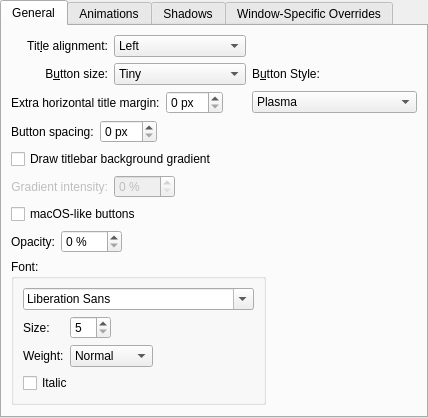
<?xml version="1.0" encoding="UTF-8"?>
<ui version="4.0">
 <class>BreezeConfigurationUI</class>
 <widget class="QWidget" name="BreezeConfigurationUI">
  <property name="geometry">
   <rect>
    <x>0</x>
    <y>0</y>
    <width>428</width>
    <height>418</height>
   </rect>
  </property>
  <layout class="QVBoxLayout" name="verticalLayout">
   <property name="margin">
    <number>0</number>
   </property>
   <item>
    <widget class="QTabWidget" name="tabWidget">
     <property name="currentIndex">
      <number>0</number>
     </property>
     <widget class="QWidget" name="tab">
      <attribute name="title">
       <string>General</string>
      </attribute>
      <layout class="QGridLayout" name="gridLayout_4">
       <item row="0" column="0">
        <widget class="QLabel" name="label_3">
         <property name="text">
          <string>Tit&amp;le alignment:</string>
         </property>
         <property name="alignment">
          <set>Qt::AlignRight|Qt::AlignTrailing|Qt::AlignVCenter</set>
         </property>
         <property name="buddy">
          <cstring>titleAlignment</cstring>
         </property>
        </widget>
       </item>
       <item row="0" column="1">
        <widget class="QComboBox" name="titleAlignment">
         <item>
          <property name="text">
           <string>Left</string>
          </property>
         </item>
         <item>
          <property name="text">
           <string>Center</string>
          </property>
         </item>
         <item>
          <property name="text">
           <string>Center (Full Width)</string>
          </property>
         </item>
         <item>
          <property name="text">
           <string>Right</string>
          </property>
         </item>
        </widget>
       </item>
       <item row="0" column="2">
        <spacer name="horizontalSpacer">
         <property name="orientation">
          <enum>Qt::Horizontal</enum>
         </property>
         <property name="sizeHint" stdset="0">
          <size>
           <width>40</width>
           <height>20</height>
          </size>
         </property>
        </spacer>
       </item>
       <item row="1" column="0">
        <widget class="QLabel" name="label_4">
         <property name="text">
          <string>B&amp;utton size:</string>
         </property>
         <property name="alignment">
          <set>Qt::AlignRight|Qt::AlignTrailing|Qt::AlignVCenter</set>
         </property>
         <property name="buddy">
          <cstring>buttonSize</cstring>
         </property>
        </widget>
       </item>
       <item row="1" column="1">
        <widget class="QComboBox" name="buttonSize">
         <item>
          <property name="text">
           <string>Tiny</string>
          </property>
         </item>
         <item>
          <property name="text">
           <string comment="@item:inlistbox Button size:">Small</string>
          </property>
         </item>
         <item>
          <property name="text">
           <string comment="@item:inlistbox Button size:">Medium</string>
          </property>
         </item>
         <item>
          <property name="text">
           <string comment="@item:inlistbox Button size:">Large</string>
          </property>
         </item>
         <item>
          <property name="text">
           <string comment="@item:inlistbox Button size:">Very Large</string>
          </property>
         </item>
        </widget>
       </item>
       <item row="1" column="2">
        <widget class="QLabel" name="label_4">
         <property name="text">
          <string>B&amp;utton Style:</string>
         </property>
         <property name="buddy">
          <cstring>buttonStyle</cstring>
         </property>
        </widget>
       </item>
       <item row="2" column="2">
        <widget class="QComboBox" name="buttonStyle">
         <item>
          <property name="text">
           <string>Plasma</string>
          </property>
         </item>
         <item>
          <property name="text">
           <string>MacOSX</string>
          </property>
         </item>
         <item>
          <property name="text">
           <string>macOS Sierra</string>
          </property>
         </item>
         <item>
          <property name="text">
           <string>Aqua</string>
          </property>
         </item>
        </widget>
       </item>
       <item row="2" column="0" colspan="3">
        <layout class="QHBoxLayout" name="horizontalLayout">
         <item>
          <widget class="QLabel" name="titleMarginLabel">
           <property name="text">
            <string>Extra horizontal title margin:</string>
           </property>
          </widget>
         </item>
         <item>
          <widget class="QSpinBox" name="titleMarginSpinBox">
           <property name="suffix">
            <string> px</string>
           </property>
          </widget>
         </item>
         <item>
          <spacer name="horizontalSpacer_8">
           <property name="orientation">
            <enum>Qt::Horizontal</enum>
           </property>
           <property name="sizeHint" stdset="0">
            <size>
             <width>40</width>
             <height>20</height>
            </size>
           </property>
          </spacer>
         </item>
        </layout>
       </item>
       <item row="3" column="0" colspan="3">
        <layout class="QHBoxLayout" name="horizontalLayout_2">
         <item>
          <widget class="QLabel" name="btnSpacingLabel">
           <property name="text">
            <string>Button spacing:</string>
           </property>
          </widget>
         </item>
         <item>
          <widget class="QSpinBox" name="btnSpacingSpinBox">
           <property name="suffix">
            <string> px</string>
           </property>
           <property name="prefix">
            <string/>
           </property>
          </widget>
         </item>
         <item>
          <spacer name="horizontalSpacer_7">
           <property name="orientation">
            <enum>Qt::Horizontal</enum>
           </property>
           <property name="sizeHint" stdset="0">
            <size>
             <width>40</width>
             <height>20</height>
            </size>
           </property>
          </spacer>
         </item>
        </layout>
       </item>
       <item row="4" column="0" colspan="3">
        <widget class="QCheckBox" name="drawBackgroundGradient">
         <property name="text">
          <string>Draw titlebar background gradient</string>
         </property>
        </widget>
       </item>
       <item row="5" column="0">
        <widget class="QLabel" name="label_7">
         <property name="enabled">
          <bool>false</bool>
         </property>
         <property name="text">
          <string>Gradient intensity:</string>
         </property>
         <property name="alignment">
          <set>Qt::AlignRight|Qt::AlignTrailing|Qt::AlignVCenter</set>
         </property>
        </widget>
       </item>
       <item row="5" column="1" alignment="Qt::AlignLeft">
        <widget class="QSpinBox" name="gradientSpinBox">
         <property name="enabled">
          <bool>false</bool>
         </property>
         <property name="suffix">
          <string> %</string>
         </property>
         <property name="maximum">
          <number>100</number>
         </property>
        </widget>
       </item>
       <item row="6" column="0" colspan="3">
        <widget class="QCheckBox" name="macOSButtons">
         <property name="text">
          <string>macOS-like buttons</string>
         </property>
        </widget>
       </item>
       <item row="7" column="0" colspan="3">
        <layout class="QGridLayout" name="gridLayout_2" columnstretch="0,0,0,1">
         <item row="0" column="0">
          <widget class="QLabel" name="label_6">
           <property name="text">
            <string>Opacity:</string>
           </property>
          </widget>
         </item>
         <item row="0" column="1">
          <widget class="QSpinBox" name="opacitySpinBox">
           <property name="suffix">
            <string> %</string>
           </property>
           <property name="maximum">
            <number>100</number>
           </property>
          </widget>
         </item>
         <item row="0" column="2">
          <spacer name="horizontalSpacer_6">
           <property name="orientation">
            <enum>Qt::Horizontal</enum>
           </property>
           <property name="sizeHint" stdset="0">
            <size>
             <width>5</width>
             <height>5</height>
            </size>
           </property>
          </spacer>
         </item>
         <item row="1" column="0" colspan="3">
          <widget class="QGroupBox" name="groupBox">
           <property name="title">
            <string>Font:</string>
           </property>
           <layout class="QGridLayout" name="gridLayout_3">
            <item row="0" column="0" colspan="5">
             <widget class="QFontComboBox" name="fontComboBox"/>
            </item>
            <item row="1" column="1" alignment="Qt::AlignLeft">
             <widget class="QSpinBox" name="fontSizeSpinBox">
              <property name="minimum">
               <number>5</number>
              </property>
              <property name="maximum">
               <number>50</number>
              </property>
             </widget>
            </item>
            <item row="1" column="0">
             <widget class="QLabel" name="label_9">
              <property name="text">
               <string>Size:</string>
              </property>
             </widget>
            </item>
            <item row="1" column="4">
             <spacer name="horizontalSpacer_3">
              <property name="orientation">
               <enum>Qt::Horizontal</enum>
              </property>
              <property name="sizeHint" stdset="0">
               <size>
                <width>5</width>
                <height>5</height>
               </size>
              </property>
             </spacer>
            </item>
            <item row="2" column="0">
             <widget class="QLabel" name="label_8">
              <property name="text">
               <string>Weight:</string>
              </property>
             </widget>
            </item>
            <item row="2" column="1">
             <widget class="QComboBox" name="weightComboBox">
              <property name="currentIndex">
               <number>0</number>
              </property>
              <item>
               <property name="text">
                <string>Normal</string>
               </property>
              </item>
              <item>
               <property name="text">
                <string>Medium</string>
               </property>
              </item>
              <item>
               <property name="text">
                <string>DemiBold</string>
               </property>
              </item>
              <item>
               <property name="text">
                <string>Bold</string>
               </property>
              </item>
              <item>
               <property name="text">
                <string>ExtraBold</string>
               </property>
              </item>
              <item>
               <property name="text">
                <string>Black</string>
               </property>
              </item>
             </widget>
            </item>
            <item row="3" column="0" colspan="2">
             <widget class="QCheckBox" name="italicCheckBox">
              <property name="text">
               <string>Italic</string>
              </property>
             </widget>
            </item>
           </layout>
          </widget>
         </item>
         <item row="1" column="3">
          <spacer name="horizontalSpacer_2">
           <property name="orientation">
            <enum>Qt::Horizontal</enum>
           </property>
           <property name="sizeHint" stdset="0">
            <size>
             <width>5</width>
             <height>5</height>
            </size>
           </property>
          </spacer>
         </item>
        </layout>
       </item>
       <item row="8" column="0" colspan="3">
        <spacer name="verticalSpacer">
         <property name="orientation">
          <enum>Qt::Vertical</enum>
         </property>
         <property name="sizeHint" stdset="0">
          <size>
           <width>20</width>
           <height>40</height>
          </size>
         </property>
        </spacer>
       </item>
      </layout>
     </widget>
     <widget class="QWidget" name="tab_2">
      <attribute name="title">
       <string>Animations</string>
      </attribute>
      <layout class="QGridLayout" name="gridLayout_5">
       <item row="0" column="0" colspan="3">
        <widget class="QCheckBox" name="animationsEnabled">
         <property name="text">
          <string>Enable animations</string>
         </property>
        </widget>
       </item>
       <item row="1" column="0">
        <widget class="QLabel" name="animationsDurationLabel">
         <property name="enabled">
          <bool>false</bool>
         </property>
         <property name="text">
          <string>Anima&amp;tions duration:</string>
         </property>
         <property name="alignment">
          <set>Qt::AlignRight|Qt::AlignTrailing|Qt::AlignVCenter</set>
         </property>
         <property name="buddy">
          <cstring>animationsDuration</cstring>
         </property>
        </widget>
       </item>
       <item row="1" column="1">
        <widget class="QSpinBox" name="animationsDuration">
         <property name="enabled">
          <bool>false</bool>
         </property>
         <property name="suffix">
          <string> ms</string>
         </property>
         <property name="maximum">
          <number>500</number>
         </property>
        </widget>
       </item>
       <item row="1" column="2">
        <spacer name="horizontalSpacer_4">
         <property name="orientation">
          <enum>Qt::Horizontal</enum>
         </property>
         <property name="sizeHint" stdset="0">
          <size>
           <width>40</width>
           <height>20</height>
          </size>
         </property>
        </spacer>
       </item>
       <item row="2" column="0" colspan="3">
        <spacer name="verticalSpacer_2">
         <property name="orientation">
          <enum>Qt::Vertical</enum>
         </property>
         <property name="sizeHint" stdset="0">
          <size>
           <width>20</width>
           <height>40</height>
          </size>
         </property>
        </spacer>
       </item>
      </layout>
     </widget>
     <widget class="QWidget" name="tab_4">
      <attribute name="title">
       <string>Shadows</string>
      </attribute>
      <layout class="QGridLayout" name="gridLayout">
       <item row="0" column="0">
        <widget class="QLabel" name="label">
         <property name="text">
          <string>Si&amp;ze:</string>
         </property>
         <property name="alignment">
          <set>Qt::AlignRight|Qt::AlignTrailing|Qt::AlignVCenter</set>
         </property>
         <property name="buddy">
          <cstring>shadowSize</cstring>
         </property>
        </widget>
       </item>
       <item row="0" column="1">
        <widget class="QComboBox" name="shadowSize">
         <item>
          <property name="text">
           <string comment="@item:inlistbox Button size:">None</string>
          </property>
         </item>
         <item>
          <property name="text">
           <string comment="@item:inlistbox Button size:">Small</string>
          </property>
         </item>
         <item>
          <property name="text">
           <string comment="@item:inlistbox Button size:">Medium</string>
          </property>
         </item>
         <item>
          <property name="text">
           <string comment="@item:inlistbox Button size:">Large</string>
          </property>
         </item>
         <item>
          <property name="text">
           <string comment="@item:inlistbox Button size:">Very Large</string>
          </property>
         </item>
        </widget>
       </item>
       <item row="1" column="0">
        <widget class="QLabel" name="label_2">
         <property name="text">
          <string comment="strength of the shadow (from transparent to opaque)">S&amp;trength:</string>
         </property>
         <property name="alignment">
          <set>Qt::AlignRight|Qt::AlignTrailing|Qt::AlignVCenter</set>
         </property>
         <property name="buddy">
          <cstring>shadowStrength</cstring>
         </property>
        </widget>
       </item>
       <item row="1" column="1">
        <widget class="QSpinBox" name="shadowStrength">
         <property name="suffix">
          <string>%</string>
         </property>
         <property name="minimum">
          <number>10</number>
         </property>
         <property name="maximum">
          <number>100</number>
         </property>
        </widget>
       </item>
       <item row="1" column="2">
        <spacer name="horizontalSpacer_5">
         <property name="orientation">
          <enum>Qt::Horizontal</enum>
         </property>
         <property name="sizeHint" stdset="0">
          <size>
           <width>40</width>
           <height>20</height>
          </size>
         </property>
        </spacer>
       </item>
       <item row="2" column="0">
        <widget class="QLabel" name="label_5">
         <property name="text">
          <string>Color:</string>
         </property>
         <property name="alignment">
          <set>Qt::AlignRight|Qt::AlignTrailing|Qt::AlignVCenter</set>
         </property>
        </widget>
       </item>
       <item row="2" column="1">
        <widget class="KColorButton" name="shadowColor"/>
       </item>
       <item row="3" column="0" colspan="3">
        <spacer name="verticalSpacer_3">
         <property name="orientation">
          <enum>Qt::Vertical</enum>
         </property>
         <property name="sizeHint" stdset="0">
          <size>
           <width>20</width>
           <height>40</height>
          </size>
         </property>
        </spacer>
       </item>
      </layout>
     </widget>
     <widget class="QWidget" name="tab_3">
      <attribute name="title">
       <string>Window-Specific Overrides</string>
      </attribute>
      <layout class="QVBoxLayout" name="verticalLayout_3">
       <item>
        <widget class="Breeze::ExceptionListWidget" name="exceptions" native="true">
         <property name="sizePolicy">
          <sizepolicy hsizetype="Preferred" vsizetype="Expanding">
           <horstretch>0</horstretch>
           <verstretch>0</verstretch>
          </sizepolicy>
         </property>
        </widget>
       </item>
      </layout>
     </widget>
    </widget>
   </item>
  </layout>
 </widget>
 <customwidgets>
  <customwidget>
   <class>KColorButton</class>
   <extends>QPushButton</extends>
   <header>kcolorbutton.h</header>
  </customwidget>
  <customwidget>
   <class>Breeze::ExceptionListWidget</class>
   <extends>QWidget</extends>
   <header>config/breezeexceptionlistwidget.h</header>
   <container>1</container>
  </customwidget>
 </customwidgets>
 <resources/>
 <connections>
  <connection>
   <sender>animationsEnabled</sender>
   <signal>toggled(bool)</signal>
   <receiver>animationsDurationLabel</receiver>
   <slot>setEnabled(bool)</slot>
   <hints>
    <hint type="sourcelabel">
     <x>34</x>
     <y>194</y>
    </hint>
    <hint type="destinationlabel">
     <x>84</x>
     <y>221</y>
    </hint>
   </hints>
  </connection>
  <connection>
   <sender>animationsEnabled</sender>
   <signal>toggled(bool)</signal>
   <receiver>animationsDuration</receiver>
   <slot>setEnabled(bool)</slot>
   <hints>
    <hint type="sourcelabel">
     <x>108</x>
     <y>194</y>
    </hint>
    <hint type="destinationlabel">
     <x>141</x>
     <y>229</y>
    </hint>
   </hints>
  </connection>
  <connection>
   <sender>drawBackgroundGradient</sender>
   <signal>toggled(bool)</signal>
   <receiver>gradientSpinBox</receiver>
   <slot>setEnabled(bool)</slot>
   <hints>
    <hint type="sourcelabel">
     <x>222</x>
     <y>160</y>
    </hint>
    <hint type="destinationlabel">
     <x>166</x>
     <y>188</y>
    </hint>
   </hints>
  </connection>
  <connection>
   <sender>drawBackgroundGradient</sender>
   <signal>toggled(bool)</signal>
   <receiver>label_7</receiver>
   <slot>setEnabled(bool)</slot>
   <hints>
    <hint type="sourcelabel">
     <x>222</x>
     <y>160</y>
    </hint>
    <hint type="destinationlabel">
     <x>64</x>
     <y>57</y>
    </hint>
   </hints>
  </connection>
 </connections>
</ui>
